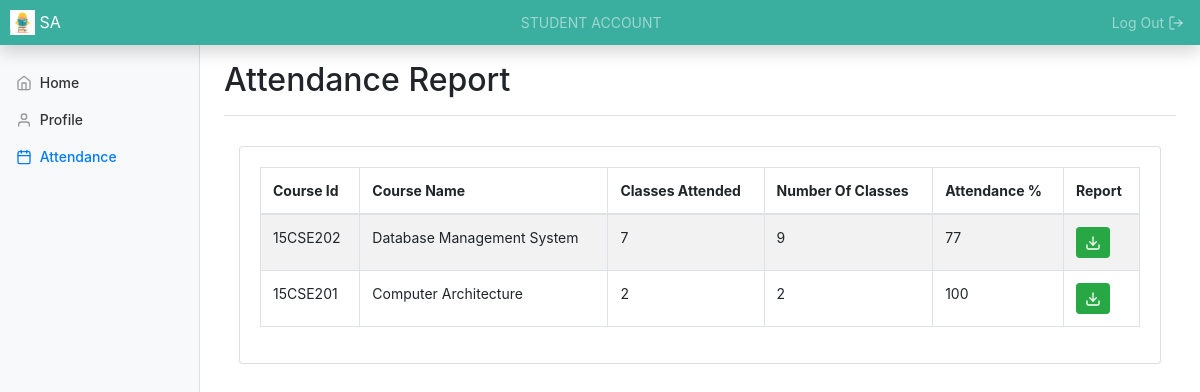
The app's page /student/add/18308/ with its own data.
### login/models.py (models this page shows, shortened)
class Course(models.Model):
    course_id = models.CharField(max_length=20, primary_key=True)
    course_name = models.CharField(max_length=50)
    credits = models.IntegerField(
        validators=[MinValueValidator(1), MaxValueValidator(5)]
    )

### student/views.py (the view)
# urls.py: path("add/<str:pk>/", views.studadd, name="studadd"),
def studadd(request: HttpRequest, *args, **kwargs):
    stu = kwargs.get("pk")
    dept = Department.objects.filter(dept_id=dep).first()
    stud = Student.objects.filter(stud_id=stu).first()
    atte = Attendance.objects.all().filter(stud_id=stu).order_by("-date")
    cour, cou = [], []
    for i in atte:
        if i.course_id not in cour:
            cour.append(i.course_id)
    for i in cour:
        cou.append(
            [
                i.course_id,
                0,
                Attendance.objects.all()
                .filter(stud_id=stu, course_id=i.course_id)
                .count(),
                0,
                i.course_name,
            ]
        )
    for i in atte:
        for j in range(len(cou)):
            if i.course_id.course_id == cou[j][0]:
                if i.presence:
                    cou[j][1] += 1
    for i in cou:
        i[3] = int(i[1] / i[2] * 100)
    print(cou)
    return render(request, "studadd.html", {"stud": stud, "cou": cou})

### templates/studadd.html (shortened to what this page needs)
{% load static %}
<!doctype html>
<html lang="en">
  <head>
<link href="{% static 'assets/dist/css/bootstrap.min.css' %}" rel="stylesheet">
    <link href="{% static 'css/dashboard.css' %}" rel="stylesheet">
  </head>
  <body>
    <nav class="navbar navbar-dark sticky-top flex-md-nowrap p-0 shadow" style="background-color: #3aaf9f;">
  <a class="navbar-brand" href="#">
    <img src="{% static 'img/logo2.png' %}" width="25" height="25" class="d-inline-block align-top" alt="">
    SA
  </a>
  <nav class="navbar navbar-dark p-1">
  <span class="navbar-text">
    STUDENT ACCOUNT
  </span>
</nav>
  <ul class="navbar-nav px-3">
    <li class="nav-item text-nowrap">
      <a class="nav-link" href="{% url 'logout'  %}">Log Out <span data-feather="log-out"></a>
    </li>
  </ul>
</nav>
<div class="container-fluid">
  <div class="row">
    <nav id="sidebarMenu" class="col-md-3 col-lg-2 d-md-block bg-light sidebar collapse">
      <div class="sidebar-sticky pt-3">
        <ul class="nav flex-column">
          <li class="nav-item">
		  <a class="nav-link" href="{% url 'studindex' stud.stud_id  %}">
              <span data-feather="home"></span>
              Home <span class="sr-only">(current)</span>
            </a>
          </li>
		  <li class="nav-item">
		  <a class="nav-link" href="{% url 'studprofile' stud.stud_id  %}">
              <span data-feather="user"></span>
              Profile
            </a>
          </li>
          <li class="nav-item">
          <a class="nav-link active" href="{% url 'studadd' stud.stud_id  %}">
                  <span data-feather="calendar"></span>
                  Attendance
                </a>
              </li>
        </ul>
      </div>
    </nav>
    <main role="main" class="col-md-9 ml-sm-auto col-lg-10 px-md-4">
      <div class="d-flex justify-content-between flex-wrap flex-md-nowrap align-items-center pt-3 pb-2 mb-3 border-bottom">
        <h2>Attendance Report<h2>
      </div>
	  <div class="container" style="margin-top:30px">
  <div class="card">
   <div class="card-body">
    <div class="table-responsive">
     <table class="table table-striped table-bordered" id="attendance_table">
      <thead>
        <tr>
          <th>Course Id</th>
          <th>Course Name</th>
          <th>Classes Attended</th>
          <th>Number Of Classes</th>
          <th>Attendance %</th>
          <th>Report</th>
        </tr>
      </thead>
      <tbody>
        {% for i in cou %}
        <tr>
          <td>{{i.0}}</td>
          <td>{{i.4}}</td>
          <td>{{i.1}}</td>
          <td>{{i.2}}</td>
          <td>{{i.3}}</td>
          <td><form action="{% url 'stud_report' stud.stud_id %}" method="POST">{% csrf_token %}<button type=submit name={{i.0}} class="btn btn-success btn-sm"><span data-feather="download"></button></form></td>
        </tr>
        {% endfor %}
      </tbody>
    </table>
</div>
</div>
</div>
</div>
</main>
</div>
</div>
    <script src="{% static 'js/dashboard.js' %}"></script></body>
</html>

### static/css/dashboard.css (style rules this page uses)
body { font-size: .875rem; animation: fadeInAnimation ease-in-out 0.5s }
.feather { width: 16px; height: 16px; vertical-align: text-bottom; }
.sidebar { position: fixed; top: 0; bottom: 0; left: 0; z-index: 100; padding: 48px 0 0; box-shadow: inset -1px 0 0 rgba(0, 0, 0, .1); }
.sidebar-sticky { position: relative; top: 0; height: calc(100vh - 48px); padding-top: .5rem; overflow-x: hidden; overflow-y: auto; }
.sidebar .nav-link { font-weight: 500; color: #333; }
.sidebar .nav-link .feather { margin-right: 4px; color: #999; }
.sidebar .nav-link.active { color: #007bff; }
.sidebar .nav-link:hover .feather, .sidebar .nav-link.active .feather { color: inherit; }
.navbar-brand { padding: 10px 10px; font-size: 1rem; }

### records on screen
Course: course_id "15CSE202", course_name "Database Management System"
Course: course_id "15CSE201", course_name "Computer Architecture"

### other values on screen
{{ i.1 }} "7" "2"
{{ i.2 }} "9" "2"
{{ i.3 }} "77" "100"
